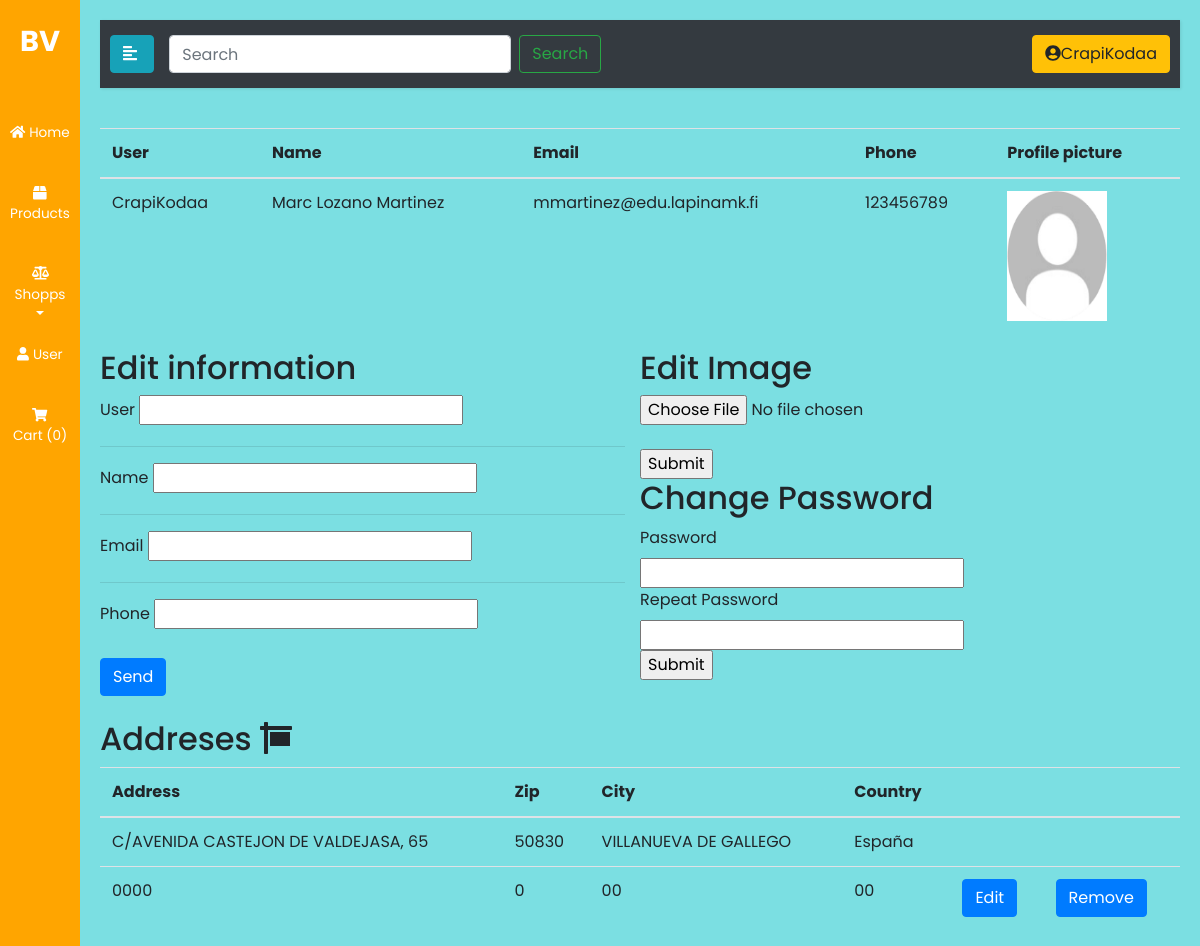
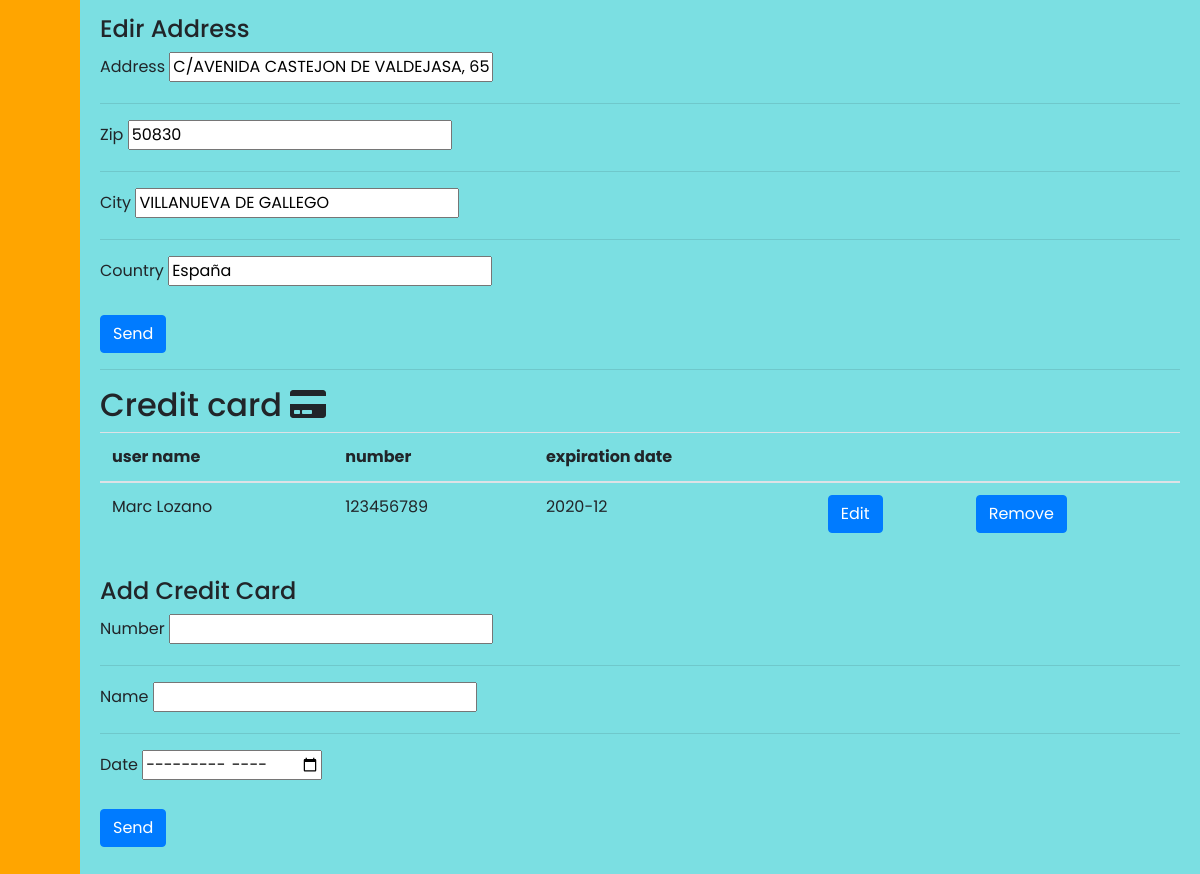
The app's page /index.php?page=user&edit&address=1 (signed in) with its own data (2 pictures, top to bottom).
### tables this page shows
CREATE TABLE `users` (
  `user` varchar(128) NOT NULL,
  `email` varchar(128) NOT NULL,
  `password` varchar(128) NOT NULL,
  `userName` varchar(128) NOT NULL,
  `phone` varchar(16) NOT NULL,
  `valid` int(4) NOT NULL
);

CREATE TABLE `addresses` (
  `addressId` int(11) NOT NULL,
  `user` varchar(128) NOT NULL,
  `direction` varchar(128) NOT NULL,
  `zipCode` int(11) NOT NULL,
  `city` varchar(128) NOT NULL,
  `country` varchar(128) NOT NULL
);

CREATE TABLE `creditcard` (
  `creditCardId` int(11) NOT NULL,
  `user` varchar(128) NOT NULL,
  `number` int(11) NOT NULL,
  `name` varchar(128) NOT NULL,
  `date` varchar(10) NOT NULL
);

### mySqli.php (called while the page is built, shortened)
<?php
function mysql_fix_string($mysqli,$string)
{
	return $mysqli->real_escape_string($string);
}
?>

### user.php (the view, shortened to what this page needs)
<?php
require_once("mySqli.php");
$sql= $mySqli->prepare("SELECT * FROM users WHERE user=?");
$sql->bind_param("s",$_SESSION['user']);
$sql->execute();
$result=$sql->get_result();
if(!isset($_GET['orders']))
{
  echo '
<table class="table table-hover">
    <thead>
      <tr>
        <th>User</th>
          <th>Name</th>
          <th>Email</th>
          <th>Phone</th>
          <th>Profile picture</th>
      </tr>
    </thead>
    <tbody>';
          $row=$result->fetch_assoc();
          echo '<tr>';
          echo '<td>'.$row['user'].'</td>';
          echo '<td>'.$row['userName'].'</td>';
          echo '<td>'.$row['email'].'</td>';
          echo '<td>'.$row['phone'].'</td>';
          if(file_exists("css/ProfileImg/".$row['user'].".png"))
            echo '<td><img src="css/ProfileImg/'.$row['user'].'.png" width="100" height="130"></td>';
          else
            echo '<td><img src="css/Default/userDefault.jpg" width="100" height="130"></td>';
          echo '</tr>';
    echo '</tbody>
</table>';
}
if(isset($_GET['edit']))
{
  echo '<div class="row">
  <div class="col">
  <h2>Edit information</h2>
    <form method="post" action="index.php?page=user&edit">
      <label>User</label>
      <input type="text" name="user"><hr>
      <label>Name</label>
      <input type="text" name="name"><hr>
      <label>Email</label>
      <input type="email" name="email"><hr>
      <label>Phone</label>
      <input type="text" name="phone"><br><br>
        <button type="submit" class="btn btn-primary">Send</button>
    </form>
    </div>
    <div class="col">
    <div class="row">
      <form enctype="multipart/form-data" method="post" action="index.php?page=user&edit">
      <h2>Edit Image</h2>
      <input type="file"  name="uploaded_file" accept="image/*"><br><br>
      <input type="submit">
    </form>
    </div>
    <div class="row">
      <form method="post" action="index.php?page=user&edit">
      <h2>Change Password</h2>
      <label>Password</label><br>
      <input type="password" name="password"><br>
      <label>Repeat Password</label><br>
      <input type="password" name="password2"><br>
      <input type="submit">
    </form>
    </div>
    </div>
    </div><br>';
}
if(!isset($_GET['orders']))
{
  echo '
<h2>Addreses <i class="fas fa-sign"></i></h2>
<table class="table table-hover">
    <thead>
      <tr>
        <th>Address</th>
        <th>Zip</th>
        <th>City</th>
        <th>Country</th>';
        if(isset($_GET["edit"]))
        {
          echo "<th></th><th></th>";
        }
echo '
      </tr>
    </thead>
    <tbody>';
      $sql= $mySqli->prepare("SELECT * FROM addresses WHERE user=?");
      $sql->bind_param("s",$_SESSION['user']);
      $sql->execute();
      $result=$sql->get_result();
      for($i=0; $i<$result->num_rows; $i++)
        {
          $row=$result->fetch_assoc();
          echo '<tr>';
          echo '<td>'.$row['direction'].'</td>';
          echo '<td>'.$row['zipCode'].'</td>';
          echo '<td>'.$row['city'].'</td>';
          echo '<td>'.$row['country'].'</td>';
          if(isset($_GET["edit"]) && (!isset($_GET["address"]) || $_GET["address"]!=$row['addressId']))
          {
            echo '<td><a href="index.php?page=user&edit&address='.$row['addressId'].'"><button class="btn btn-primary">Edit</button></a></td>
            <td><form action="index.php?page=user&edit" method="post">
          <div class="form-group">
          <input type="text" hidden class="form-control" name="deleteAddress" value="'.$row['addressId'].'">
          <button type="submit" class="btn btn-primary">Remove</button>
          </div>
          </form></td>';
          }
          echo '</tr>';
        }
echo '
</tbody>
</table>';
}
if(isset($_GET["edit"]))
{
  if(isset($_GET["address"]))
  {
    $get = mysql_fix_string($mySqli,$_GET['address']);
    $sql= $mySqli->prepare("SELECT * FROM addresses WHERE addressId=?");
      $sql->bind_param("i",$get);
      $sql->execute();
      $result=$sql->get_result();
      $row=$result->fetch_assoc();
    echo'<h4>Edir Address</h4>
            <form method="post" action="index.php?'.$_SERVER['QUERY_STRING'].'">
              <label>Address</label>
              <input type="text" name="directionEdit" value="'.$row['direction'].'"><hr>
              <label>Zip</label>
              <input type="number" name="zipCodeEdit" value="'.$row['zipCode'].'"><hr>
              <label>City</label>
              <input type="text" name="cityEdit" value="'.$row['city'].'"><hr>
              <label>Country</label>
              <input type="text" name="countryEdit" value="'.$row['country'].'"><br><br>
              <div class="form-group">
                <input type="text" hidden class="form-control">
                <button type="submit" class="btn btn-primary">Send</button>
              </div>
            </form>';
  }
}
if(!isset($_GET['orders']))
{
  echo '
<hr><h2>Credit card <i class="fas fa-credit-card"></i></h2>
<table class="table table-hover">
    <thead>
      <tr>
        <th>user name</th>
        <th>number</th>
        <th>expiration date</th>';
        if(isset($_GET["edit"]))
        {
          echo "<th></th><th></th>";
        }
echo '
      </tr>
    </thead>
    <tbody>';
      $sql= $mySqli->prepare("SELECT * FROM creditcard WHERE user=?");
      $sql->bind_param("s",$_SESSION['user']);
      $sql->execute();
      $result=$sql->get_result();
      for($i=0; $i<$result->num_rows; $i++)
        {
          $row=$result->fetch_assoc();
          echo '<tr>';
          echo '<td>'.$row['name'].'</td>';
          echo '<td>'.$row['number'].'</td>';
          echo '<td>'.$row['date'].'</td>';
            if(isset($_GET["edit"]) && (!isset($_GET["creditCard"]) || $_GET["creditCard"]!=$row['creditCardId']))
          {
            echo '<td><a href="index.php?page=user&edit&creditCard='.$row['creditCardId'].'"><button class="btn btn-primary">Edit</button></a></td>
            <td><form action="index.php?page=user&edit" method="post">
          <div class="form-group">
          <input type="text" hidden class="form-control" name="deleteCard" value="'.$row['creditCardId'].'">
          <button type="submit" class="btn btn-primary">Remove</button>
          </div>
          </form></td>';
          }
          echo '</tr>';
        }
echo '
</tbody>
</table>';
}
if(isset($_GET["edit"]))
{
  if(isset($_GET["creditCard"]))
  {
    $get = mysql_fix_string($mySqli,$_GET['creditCard']);
    $sql= $mySqli->prepare("SELECT * FROM creditcard WHERE creditCardId=?");
      $sql->bind_param("i",$get);
      $sql->execute();
      $result=$sql->get_result();
      $row=$result->fetch_assoc();
    echo'<h4>Edit Credit Card</h4>
      <form method="post" action="index.php?'.$_SERVER['QUERY_STRING'].'">
        <label>Number</label>
        <input type="number" name="cardNumberEdit" value="'.$row['number'].'"><hr>
        <label>Name</label>
        <input type="text" name="cardNameEdit" value="'.$row['name'].'"><hr>
        <label>Date</label>
        <input type="month" name="cardDateEdit" value="'.$row['date'].'"><br><br>
        <div class="form-group">
          <input type="text" hidden class="form-control">
          <button type="submit" class="btn btn-primary">Send</button>
        </div>
      </form>';
  }
  else
  {
  echo'<h4>Add Credit Card</h4>
      <form method="post" action="index.php?page=user&edit">
        <label>Number</label>
        <input type="number" name="cardNumber"><hr>
        <label>Name</label>
        <input type="text" name="cardName"><hr>
        <label>Date</label>
        <input type="month" name="cardDate"><br><br>
        <div class="form-group">
          <input type="text" hidden class="form-control">
          <button type="submit" class="btn btn-primary">Send</button>
        </div>
      </form>';
  }
}

### css/style4.css (style rules this page uses)
body { font-family: 'Poppins', sans-serif; background: #7BDFE2 ; }
a, a:hover, a:focus { color: inherit; text-decoration: none; transition: all 0.3s; }

### css/style.css (style rules this page uses)
html { font-size: 100% !important; }
img { max-width: 400px !important; max-height: 400px !important; }

### records on screen
users: user "CrapiKodaa", userName "Marc Lozano Martinez", email "mmartinez@edu.lapinamk.fi", phone "123456789"
addresses: direction "C/AVENIDA CASTEJON DE VALDEJASA, 65", zipCode "50830", city "VILLANUEVA DE GALLEGO", country "España", directionEdit "C/AVENIDA CASTEJON DE VALDEJASA, 65", zipCodeEdit "50830", cityEdit "VILLANUEVA DE GALLEGO", countryEdit "España"
addresses: direction "0000", zipCode "0", city "00", country "00"
creditcard: name "Marc Lozano", number "123456789", date "2020-12"

### other values on screen
$result->num_rows "0"
$_SESSION['user'] "CrapiKodaa"
